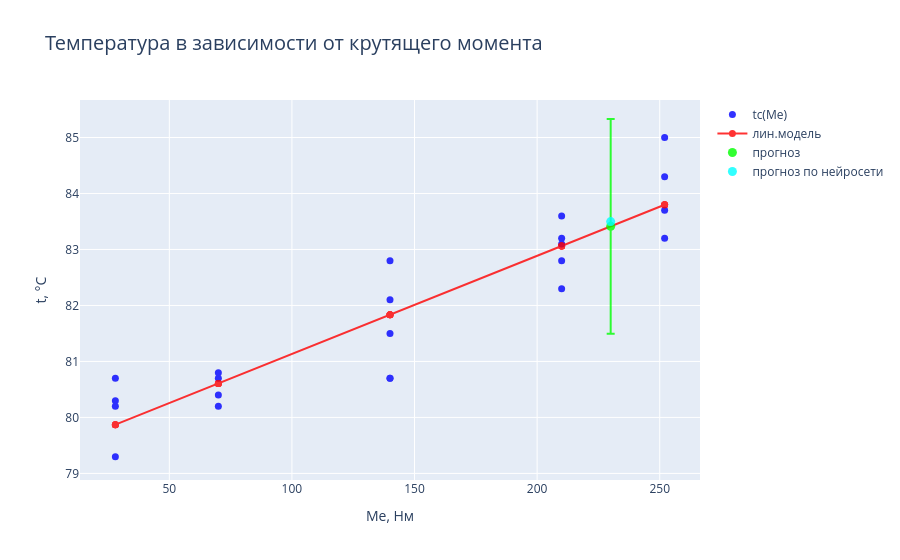

Notebook cell for this chart:
### Code cell
fig.add_trace(
    go.Scatter(
        x=[x_pr[1]],
        y=[y_pr_nn[0]],
        mode="markers",
        name="прогноз по нейросети",
        marker=dict(
            color="rgba(0, 255, 255, 1)",
            size=9
        ),
        opacity=0.8
    )
)

fig.show()

### Figure 1 — Plotly figure (JSON) as saved in the notebook; plotly's stock layout.template omitted (floating-point values rounded to 4 significant figures)
{"data": [{"marker": {"color": "rgba(0, 0, 255, 1)", "size": 7}, "mode": "markers", "name": "tc(Me)", "opacity": 0.8, "type": "scatter", "x": [140, 210, 252, 28, 70, 140, 210, 252, 28, 70, 140, 210, 252, 28, 70, 140, 210, 252, 28, 70, 140, 210], "y": [80.7, 82.8, 83.2, 79.3, 80.2, 80.7, 83.2, 83.7, 80.3, 80.4, 81.5, 82.3, 84.3, 80.2, 80.7, 82.1, 83.1, 85.0, 80.7, 80.8, 82.8, 83.6]}, {"marker": {"color": "rgba(255, 0, 0, 1)", "size": 7}, "mode": "lines+markers", "name": "лин.модель", "opacity": 0.8, "type": "scatter", "x": [140, 210, 252, 28, 70, 140, 210, 252, 28, 70, 140, 210, 252, 28, 70, 140, 210, 252, 28, 70, 140, 210], "y": [81.84, 83.06, 83.8, 79.87, 80.61, 81.84, 83.06, 83.8, 79.87, 80.61, 81.84, 83.06, 83.8, 79.87, 80.61, 81.84, 83.06, 83.8, 79.87, 80.61, 81.84, 83.06]}, {"error_y": {"array": [1.917], "type": "data", "visible": true}, "marker": {"color": "rgba(0, 255, 0, 1)", "size": 9}, "mode": "markers", "name": "прогноз", "opacity": 0.8, "type": "scatter", "x": [230], "y": [83.41]}, {"marker": {"color": "rgba(0, 255, 255, 1)", "size": 9}, "mode": "markers", "name": "прогноз по нейросети", "opacity": 0.8, "type": "scatter", "x": [230], "y": [83.5]}], "layout": {"title": {"font": {"size": 20}, "text": "Температура в зависимости от крутящего момента"}, "xaxis": {"title": {"text": "Me, Нм"}}, "yaxis": {"title": {"text": "t, °C"}}}}
